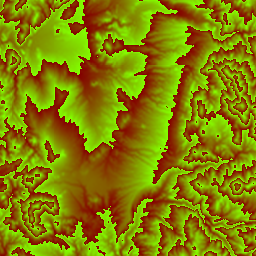
#> input picture tools/cache/tile_10_310_598.png, 256 x 256 px, given in place of tile_13_2485_4791.png, which was not available
$ python build_data.py
#> lines starting #> are read from the running program, lines starting #| are printed output that depends on the picture; pictures that were not available may be replaced by others from this repository, and a replacement may not be noted
#!/usr/bin/env python3
"""Regenerate data.js (elevation grids + OpenStreetMap layout) for the La Silla model.

    python3 tools/build_data.py            # writes ../data.js
    python3 tools/build_data.py out.js     # writes somewhere else, e.g. to compare

Needs numpy and Pillow. Downloads are cached in tools/cache/; delete a cached file to
refetch it. The committed cache holds the exact inputs data.js was built from, so a run
without network access reproduces it byte for byte. Deleting cache/osm.json pulls the
current OpenStreetMap state, which may have changed (new buildings, renamed telescopes
that no longer match SPEC in index.html).

Downloads go through curl because the python.org Python on macOS often lacks CA
certificates for urllib.
"""
import base64, json, math, subprocess, sys
from pathlib import Path

import numpy as np
from PIL import Image

LAT0, LON0 = -29.2562, -70.7362                     # scene origin, roughly mid-ridge
BBOX = '-29.275,-70.755,-29.240,-70.715'            # south,west,north,east for the OSM query
OVERPASS = ['https://overpass.kumi.systems/api/interpreter', 'https://overpass-api.de/api/interpreter']
TILES = 'https://s3.amazonaws.com/elevation-tiles-prod/terrarium/{z}/{x}/{y}.png'
INNER, OUTER = (13, 400), (10, 400)                 # (zoom, cells): 16.7 m and 133 m per cell

ROOT = Path(__file__).resolve().parent
CACHE = ROOT / 'cache'
C = math.cos(math.radians(LAT0))


def curl(url, dest, *extra):
    subprocess.run(['curl', '-sf', '-m', '90', '-A', 'LaSilla3D-model/1.0 (personal project)', *extra, '-o', str(dest), url], check=True)


def gpx(lat, lon, z):
    """Web-Mercator global pixel coordinates at zoom z."""
    n = 256 * 2**z
    return (lon + 180) / 360 * n, (1 - math.asinh(math.tan(math.radians(lat))) / math.pi) / 2 * n


def tile(z, x, y):
#> called with z = 13, x = 2485, y = 4791
    fn = CACHE / f'tile_{z}_{x}_{y}.png'
    if not fn.exists():
        curl(TILES.format(z=z, x=x, y=y), fn)
    a = np.asarray(Image.open(fn).convert('RGB')).astype(np.float64)
    return a[..., 0] * 256 + a[..., 1] + a[..., 2] / 256 - 32768          # Terrarium encoding, metres
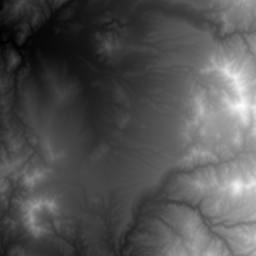
#> returned value: shape (256, 256) float64; min 593, max 2515, mean 1218.1; drawn with min black and max white


def grid(z, n):
    """n x n elevation window centred on the origin, as base64 uint16 decimetres (row 0 = north)."""
    cx, cy = gpx(LAT0, LON0, z)
    x0, y0 = int(round(cx - n / 2)), int(round(cy - n / 2))
    tx0, ty0, tx1, ty1 = x0 // 256, y0 // 256, (x0 + n - 1) // 256, (y0 + n - 1) // 256
    mosaic = np.block([[tile(z, tx, ty) for tx in range(tx0, tx1 + 1)] for ty in range(ty0, ty1 + 1)])
#> call 2 of tile, with z = 13, x = 2486, y = 4791
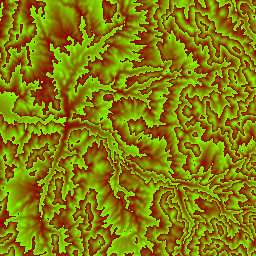
#> input picture tools/cache/tile_10_310_599.png, 256 x 256 px, given in place of tile_13_2486_4791.png, which was not available
#> in tile (call 2), `return a[..., 0] * 256 + a[..., 1] + a[..., 2] / 256 - 32768`:
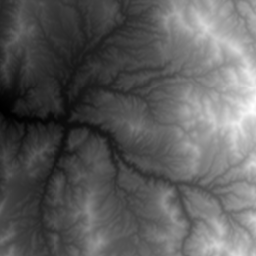
#> returned value: shape (256, 256) float64; min 389, max 2756, mean 1257.7; drawn with min black and max white
    h = mosaic[y0 - ty0 * 256: y0 - ty0 * 256 + n, x0 - tx0 * 256: x0 - tx0 * 256 + n]
    mpp = 156543.03392 * C / 2**z                                         # ground metres per pixel at LAT0
    ox, oz = (x0 + 0.5 - cx) * mpp, (y0 + 0.5 - cy) * mpp                 # scene x/z of cell (0, 0)
    print(f'zoom {z}: {n} cells of {mpp:.2f} m = {n * mpp / 1000:.1f} km, elevation {h.min():.0f}..{h.max():.0f} m')
    q = np.clip(np.round(h * 10), 0, 65535).astype('<u2')
    return dict(n=n, cell=round(mpp, 4), ox=round(ox, 2), oz=round(oz, 2), b64=base64.b64encode(q.tobytes()).decode())


def loc(lat, lon):
    """Scene coordinates [x east, z south] in metres."""
    x, y = gpx(lat, lon, 0)
    x0, y0 = gpx(LAT0, LON0, 0)
    m = 156543.03392 * C
    return [round((x - x0) * m, 1), round((y - y0) * m, 1)]


def osm():
    fn = CACHE / 'osm.json'
    if not fn.exists():
        q = (f'[out:json][timeout:60];(nwr["man_made"~"telescope|observatory"]({BBOX});'
             f'nwr["building"]({BBOX});way["highway"]({BBOX}););out geom;')
        for url in OVERPASS:
            try:
                curl(url, fn, '--data-urlencode', 'data=' + q)
                json.loads(fn.read_text())
                break
            except (subprocess.CalledProcessError, ValueError):
                fn.unlink(missing_ok=True)
        else:
            sys.exit('all Overpass servers failed')
    return json.loads(fn.read_text())['elements']


def main():
    out_path = Path(sys.argv[1]) if len(sys.argv) > 1 else ROOT.parent / 'data.js'
    CACHE.mkdir(exist_ok=True)
    inner, outer = grid(*INNER), grid(*OUTER)
    buildings, roads, nodes = [], [], []
    for e in osm():
        t = e.get('tags', {})
        ring = lambda geom: [loc(g['lat'], g['lon']) for g in geom]
        if e['type'] == 'way' and 'highway' in t:
            roads.append(dict(k=t['highway'], p=ring(e['geometry'])))
        elif e['type'] == 'way' and 'building' in t:
            buildings.append(dict(name=t.get('name', ''), alt=t.get('alt_name', ''), kind=t['building'], mm=t.get('man_made', ''), p=ring(e['geometry'])[:-1]))
        elif e['type'] == 'relation':                                     # multipolygon (the hotel): keep the outer rings
            for m in e['members']:
                if m.get('role') == 'outer' and 'geometry' in m:
                    buildings.append(dict(name=t.get('name', ''), alt='', kind=t['building'], p=ring(m['geometry'])[:-1]))
        elif e['type'] == 'node':
            nodes.append(dict(name=t.get('name', ''), p=loc(e['lat'], e['lon'])))
    data = dict(lat0=LAT0, lon0=LON0, inner=inner, outer=outer, buildings=buildings, roads=roads, nodes=nodes)
    text = ('// La Silla site data. Terrain: Mapzen/AWS Terrain Tiles (SRTM). Buildings & roads: (c) OpenStreetMap contributors, ODbL.\n'
            'window.LASILLA = ' + json.dumps(data, separators=(',', ':')) + ';\n')
    out_path.write_text(text)
    print(f'{out_path}: {len(text)} bytes, {len(buildings)} buildings, {len(roads)} roads, {len(nodes)} nodes')


if __name__ == '__main__':
#> (the run stopped early here; a loop or call above may not have finished)
